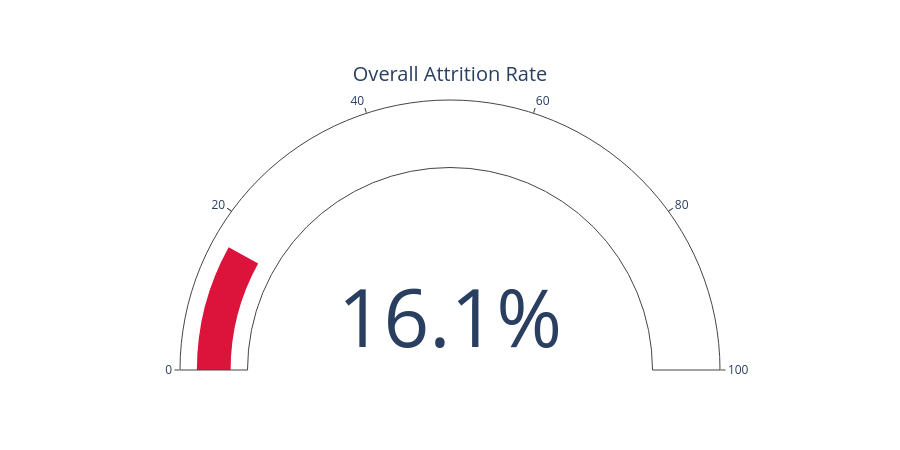

The cell this chart's notebook holds for it:
### Code cell
attrition_rate = (
    df["Attrition"]
    .value_counts(normalize=True)["Yes"] * 100
)

fig = go.Figure()

fig.add_trace(
    go.Indicator(
        mode="gauge+number",
        value=attrition_rate,
        number={"suffix": "%"},
        title={"text": "Overall Attrition Rate"},
        gauge={
            "axis": {"range": [0, 100]},
            "bar": {"color": "crimson"}
        }
    )
)

fig.update_layout(height=450)

fig.show()

### Figure 1 — Plotly figure (JSON) as saved in the notebook; plotly's stock layout.template omitted (floating-point values rounded to 4 significant figures)
{"data": [{"gauge": {"axis": {"range": [0, 100]}, "bar": {"color": "crimson"}}, "mode": "gauge+number", "number": {"suffix": "%"}, "title": {"text": "Overall Attrition Rate"}, "type": "indicator", "value": 16.12}], "layout": {"height": 450}}
